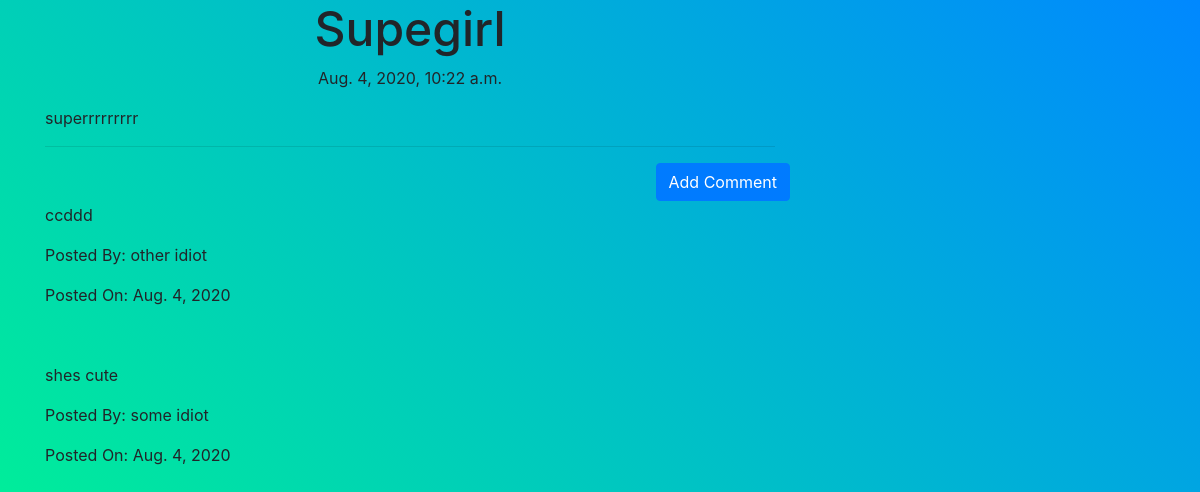
Page /post/9 on the committed database.
### blog/models.py (models this page shows, shortened)
class Post(models.Model):
    author = models.ForeignKey('auth.User',on_delete=models.DO_NOTHING)
    title = models.CharField(max_length=200)
    text = models.TextField()
    createDate = models.DateTimeField(default=timezone.now)
    publishedDate = models.DateTimeField(blank=True, null=True)

class Comment(models.Model):
    post = models.ForeignKey('blog.Post',related_name='comments',on_delete=models.CASCADE)
    author = models.CharField(max_length=200)
    text = models.TextField()
    createDate = models.DateField(default=timezone.now)
    approvedComments = models.BooleanField(default=False)
    def __str__(self):
        return self.text

### blog/views.py (the view)
# urls.py: re_path(r'^post/(?P<pk>\d+)$',views.PostDetailView.as_view(),name='post_detail'),
class PostDetailView(DetailView):
    model = Post
    template_name = 'blog/post_detail.html'

### blog/templates/blog/post_detail.html (shortened to what this page needs)
{% extends "blog/base.html" %}
{% block content %}
    <h1 class="posttitle">{{post.title}}</h1>
    {% if post.publishedDate %}
        <div class="date postdate">
            {{post.publishedDate}}
        </div>
    {% else %}
        <a class="btn btn-primary" href="{%url 'post_publish' pk=post.pk%}">Publish</a>
    {% endif %}
    <p class="postcontent">{{post.text|safe|linebreaksbr}}</p>
        <hr>
        <a href="{%url 'add_comment_to_post' pk=post.pk%}" class="btn btn-primary btn-comment">Add Comment</a>
            {% for comment in post.comments.all %}
                <br>
                {% if user.is_authenticated or comment.approvedComments %}
                    <p>{{comment|safe|linebreaks}}</p>
                    <p>Posted By: {{comment.author}}</p>
                    <p>Posted On: {{comment.createDate}}</p>
                {% endif %}
                {%empty%}
                <p>No Comment</p>
            {% endfor %}
        </div>
{% endblock content %}

### blog/static/blog/css/blog.css (style rules this page uses)
body { background-color: green; }
.postdate { text-align: center; }
.posttitle { font-size: 3em; text-align: center; }
.postcontent { font-size: 1.5em; }
.btn-comment { position: absolute; right: 0px; }

### rows in the picture
Post: title "Supegirl", publishedDate "Aug. 4, 2020, 10:22 a.m.", text "superrrrrrrrr"
Comment: text "ccddd", author "other idiot", createDate "Aug. 4, 2020"
Comment: text "shes cute", author "some idiot", createDate "Aug. 4, 2020"
